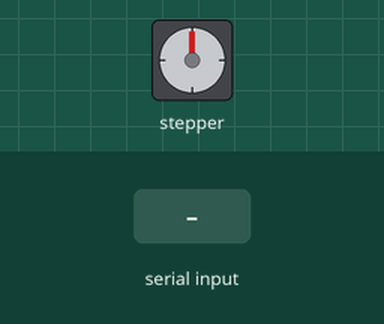
Recording of a sketch running on a simulated Arduino Uno, built with avr-gcc and run on an emulated ATmega328P. Parts: stepper motor. The inputs (shaded band) are chosen by the test bench. Stepper angles assume 200 steps per turn.

Above: at 1.2 s.
1.3 s: "7" received over Serial
At 1.45 s:
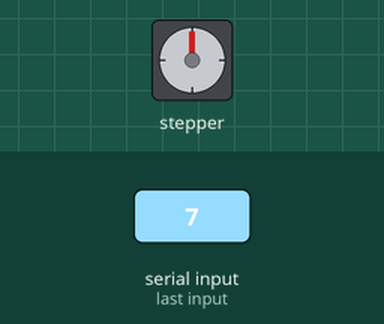
Timing chart, 0 to 4.3 s (numbered marks = the images above; inputs shaded):
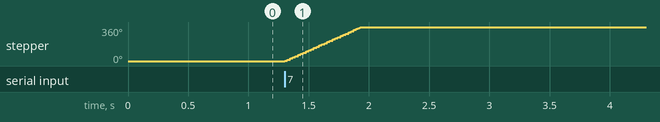

The sketch:

STEPPER-MOTOR-RUNNING-BY-BLUETOOTH.ino
```cpp
#include <AFMotor.h> // Adafruit Motor Shield library

#define STEP_PIN 2 // Step pin connected to L293D shield input 1
#define DIR_PIN 3  // Direction pin connected to L293 shield input 2

AF_Stepper motor(200, 1);

void setup() {
  Serial.begin(9600);  // Initialize the hardware serial communication
  motor.setSpeed(100);  // Set the speed of the stepper motor (0-255)
}

void loop() {
  if (Serial.available()) {
    char receivedChar = Serial.read(); // Read the incoming data from the Bluetooth module
    // Perform actions based on the received data
    if (receivedChar == '7') {
      motor.step(200, FORWARD, SINGLE); // Rotate the stepper motor 200 steps in one direction
    }
  }
}
```

Measured:
- after the input at 1.3 s, stepper: turns 360° clockwise in 0.63 s, starting at once
